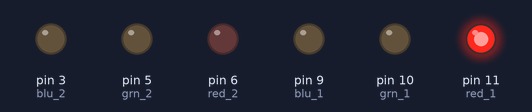
A sketch run on a simulated Arduino Uno, built with avr-gcc and run on an emulated ATmega328P. Parts: output pins drawn as LEDs (lit = HIGH). Pins used as bus, display or sensor lines are not drawn.

Above: at 0.15 s.
At 3.02 s:
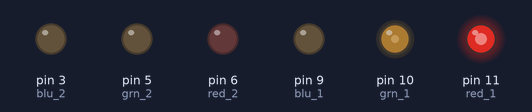
At 6.45 s:
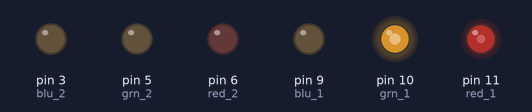
At 13.33 s:
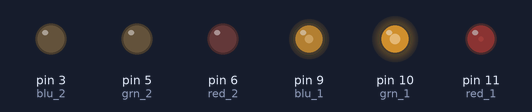
At 20.72 s:
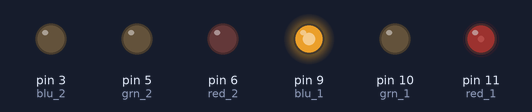
At 26.43 s:
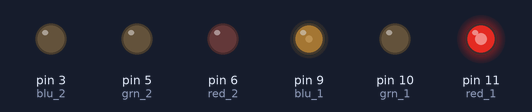
Timing chart, 0 to 30.5 s (numbered marks = the images above):
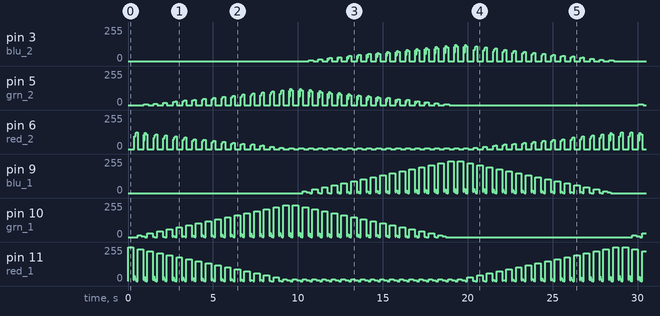

Measured:
- by itself, pin 3 (blu_2): 0/255 → 7/255 at 10.6 s, → 0/255 0.28 s later, → 13/255 0.29 s later, → 0/255 0.22 s later, … (119 changes in this stretch)
- by itself, pin 9 (blu_1): 0/255 → 15/255 at 10.3 s, → 5/255 0.22 s later, → 0/255 0.21 s later, → 30/255 0.14 s later, … (156 changes in this stretch)

The sketch:

trailingTail.ino
```cpp
void setup()
{
	// RGB 1 (anodes)
	pinMode(11, OUTPUT); // red 1
	pinMode(10, OUTPUT); // grn 1
	pinMode(9, OUTPUT);  // blu 1

	// RGB 2 (anodes)
	pinMode(6, OUTPUT);  // red 2
	pinMode(5, OUTPUT);  // grn 2
	pinMode(3, OUTPUT);  // blu 2

	// grounds (cathodes)
	pinMode(7, OUTPUT);  // GND A
	pinMode(4, OUTPUT);  // GND B
	pinMode(2, OUTPUT);  // GND C

	off(); // start with all pins off
}

int periodTime = 100;
int delayTime = 5;

void loop()
{
	// array to hold red green and blue color values
	unsigned int color[3];
	color[0] = 255;
	color[1] = 0;
	color[2] = 0;

	// for loop to iterate through the color spectrum
	for (int decColor = 0; decColor < 3; decColor += 1) {
		int incColor = decColor == 2 ? 0 : decColor + 1;

		for (int i = 0; i < 255; i += 15) {

			// this is to ensure we still get red (255, 0, 0)
			if (i != 0) {
				color[decColor] -= 15;
				color[incColor] += 15;
			}
			light1(color[0], color[1], color[2]);
			light2(color[0], color[1], color[2]);
			light3(color[0], color[1], color[2]);
			light4(color[0], color[1], color[2]);
			light5(color[0], color[1], color[2]);
			light6(color[0], color[1], color[2]);
		}
	}
}

// turns LED1 on at 100%
void light1(int red, int green, int blue) {
	// LED1 = GND A (pin7) + RGB 1 (pin 11, pin 10, pin 9)
	digitalWrite(7, LOW);
	analogWrite(11, red);
	analogWrite(10, green);
	analogWrite(9, blue);
	delay(periodTime);

	// turn LED1 off
	digitalWrite(7, HIGH);
	analogWrite(11, 0);
	analogWrite(10, 0);
	analogWrite(9, 0);
}

// turns LED2 on @ 100% and LED1 on @ 39%
void light2(int red, int green, int blue) {
	for (int i = 0; i < periodTime / (delayTime * 2); i++) {
		// LED2 = GND B (pin 4) + RGB 1 (pin 11, pin 10, pin 9)
		digitalWrite(4, LOW);
		analogWrite(11, red);
		analogWrite(10, green);
		analogWrite(9, blue);
		delay(delayTime);

		// turn GND B off and GND A on to switch from LED 2 to LED 1
		digitalWrite(4, HIGH);
		digitalWrite(7, LOW);

		// cut RGB 1 power to 39%
		analogWrite(11, red / 2.55);
		analogWrite(10, green / 2.55);
		analogWrite(9, blue / 2.55);

		delay(delayTime);
		digitalWrite(7, HIGH); // turn off GND A
	}
	// turn off RGB 1
	analogWrite(11, 0);
	analogWrite(10, 0);
	analogWrite(9, 0);
}

// turns LED3 on @ 100% , LED2 on @ 39%, and LED1 on @ 4%
void light3(int red, int green, int blue) {
	for (int i = 0; i < periodTime / (delayTime * 3); i++) {
		// LED3 = GND C (pin 2) + RGB 1 (pin 11, pin 10, pin 9)
		digitalWrite(2, LOW);
		analogWrite(11, red);
		analogWrite(10, green);
		analogWrite(9, blue);
		delay(delayTime);

		// turn GND C (pin 2) off and GND B (pin 4) on to switch from LED3 to LED2
		digitalWrite(2, HIGH);
		digitalWrite(4, LOW);

		// cut power on RGB 1 to 39%
		analogWrite(11, red / 2.55);
		analogWrite(10, green / 2.55);
		analogWrite(9, blue / 2.55);
		delay(delayTime);

		// turn GND B (pin 4) off and GND A (pin 7) on to switch from LED2 to LED1
		digitalWrite(4, HIGH);
		digitalWrite(7, LOW);

		// cut power on RGB 1 to 4%
		analogWrite(11, red / 25.5);
		analogWrite(10, green / 25.5);
		analogWrite(9, blue / 25.5);
		delay(delayTime);

		digitalWrite(7, HIGH); // turn GND A off
	}
	// turn RGB 1 off
	analogWrite(11, 0);
	analogWrite(10, 0);
	analogWrite(9, 0);
}

// turns LED4 on @ 100% , LED3 on @ 39%, and LED2 on @ 4%
void light4(int red, int green, int blue) {
	for (int i = 0; i < periodTime / (delayTime * 3); i++) {
		// LED4 = GND A (pin 7) + RGB 2 (pin 6, pin 5, pin 3)
		digitalWrite(7, LOW);
		analogWrite(6, red);
		analogWrite(5, green);
		analogWrite(3, blue);
		delay(delayTime);

		// turn LED4 off
		analogWrite(6, 0);
		analogWrite(5, 0);
		analogWrite(3, 0);
		digitalWrite(7, HIGH);

		// LED3 = GND C (pin 2) + RGB 1 (pin 11, pin 10, pin 9)
		// turn on RGB 1 @ 39%
		digitalWrite(2, LOW);
		analogWrite(11, red / 2.55);
		analogWrite(10, green / 2.55);
		analogWrite(9, blue / 2.55);
		delay(delayTime);

		// turn GND C (pin 2) off and GND B (pin 4) on to switch from LED3 to LED2
		digitalWrite(2, HIGH);
		digitalWrite(4, LOW);

		// cut RGB 1 to 4%
		analogWrite(11, red / 25.5);
		analogWrite(10, green / 25.5);
		analogWrite(9, blue / 25.5);
		delay(delayTime);

		// turn off LED3
		digitalWrite(4, HIGH);
		analogWrite(11, 0);
		analogWrite(10, 0);
		analogWrite(9, 0);
	}
}

// turns LED5 on @ 100% , LED4 on @ 39%, and LED3 on @ 4%
void light5(int red, int green, int blue) {
	for (int i = 0; i < periodTime / (delayTime * 3); i++) {
		// LED5 = GND B (pin 4) + RGB 2 (pin 6, pin 5, pin 3)
		digitalWrite(4, LOW);
		analogWrite(6, red);
		analogWrite(5, green);
		analogWrite(3, blue);
		delay(delayTime);

		// turn GND B (pin 4) off and GND A (pin 7) on to change from LED 5 to LED 4
		digitalWrite(4, HIGH);
		digitalWrite(7, LOW);

		// cut LED 4 to 39%
		analogWrite(6, red / 2.55);
		analogWrite(5, green / 2.55);
		analogWrite(3, blue / 2.55);
		delay(delayTime);

		// turn off LED4 (GND A + RGB 2)
		digitalWrite(7, HIGH);
		analogWrite(6, 0);
		analogWrite(5, 0);
		analogWrite(3, 0);

		// LED3 = GND C (pin 2) + RGB 1 (pin 11, pin 10, pin 9)
		// RGB 1 @ 4%
		digitalWrite(2, LOW);
		analogWrite(11, red / 25.5);
		analogWrite(10, green / 25.5);
		analogWrite(9, blue / 25.5);
		delay(delayTime);

		// turn off LED 3
		digitalWrite(2, HIGH);
		analogWrite(11, 0);
		analogWrite(10, 0);
		analogWrite(9, 0);
	}
}

// turns LED6 on @ 100% , LED5 on @ 39%, and LED4 on @ 4%
void light6(int red, int green, int blue) {
	for (int i = 0; i < periodTime / (delayTime * 3); i++) {
		// LED6 = GND C (pin 2) + RGB 2 (pin 6, pin 5, pin 3)
		digitalWrite(2, LOW);
		analogWrite(6, red);
		analogWrite(5, green);
		analogWrite(3, blue);
		delay(delayTime);

		// turn GND C (pin 2) off and GND B (pin 4) on to switch from LED 6 to LED 5
		digitalWrite(2, HIGH);
		digitalWrite(4, LOW);

		// cut RGB 2 to 39%
		analogWrite(6, red / 2.55);
		analogWrite(5, green / 2.55);
		analogWrite(3, blue / 2.55);
		delay(delayTime);

		// turn GND B (pin 4) off and GND A (pin 7) on to switch from LED 5 to LED 4
		digitalWrite(4, HIGH);
		digitalWrite(7, LOW);

		// cut RGB 2 to 4%
		analogWrite(6, red / 25.5);
		analogWrite(5, green / 25.5);
		analogWrite(3, blue / 25.5);
		delay(delayTime);

		digitalWrite(7, HIGH); // turn off GND A
	}
	// turn off RGB2
	analogWrite(6, 0);
	analogWrite(5, 0);
	analogWrite(3, 0);
}

void off() {
	// set groups to low
	digitalWrite(11, LOW);
	digitalWrite(10, LOW);
	digitalWrite(9, LOW);
	digitalWrite(6, LOW);
	digitalWrite(5, LOW);
	digitalWrite(3, LOW);

	// set grounds to high
	digitalWrite(7, HIGH);
	digitalWrite(4, HIGH);
	digitalWrite(2, HIGH);
}
```
